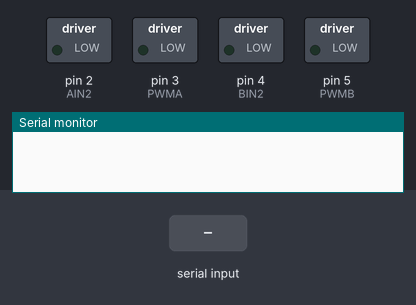
The sketch below on a simulated Arduino Uno, built with avr-gcc and run on an emulated ATmega328P. On the bench: switched loads named in the sketch (green lamp = pin HIGH), the last lines printed to the serial monitor. The test bench sets the inputs (shaded band).

Above: at 1.2 s.
1.3 s: "F" received over Serial
At 2.1 s:
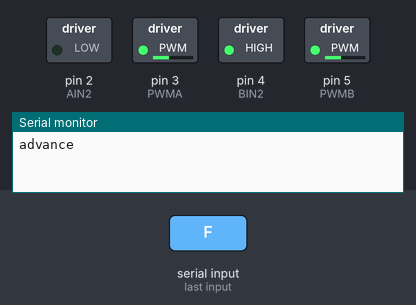
2.8 s: "B" received over Serial
At 3.3 s:
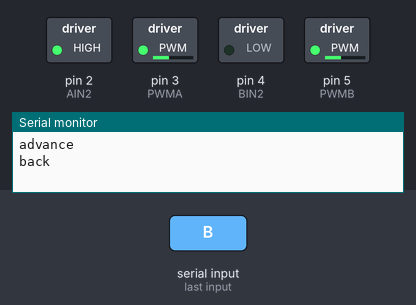
4.3 s: "L" received over Serial
At 5.5 s:
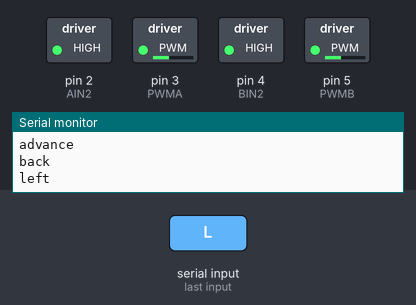
5.8 s: "R" received over Serial
At 6.8 s:
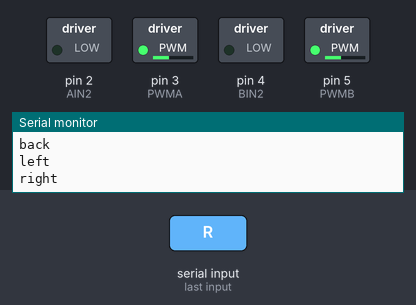
Timing chart, 0 to 8.3 s (numbered marks = the images above; inputs shaded):
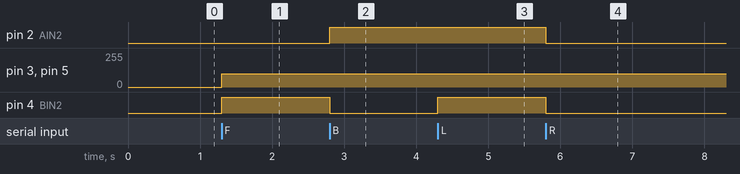

The sketch:

lesson_11.1_Bluetooth_Remote_Control.ino
```cpp
/*
 keyestudio 4DOF Mechanical Robot Arm Car
lesson 11.1
 Bluetooth Remote Control
 http://www.keyestudio.com
*/
int AIN2 = 2; //define the driving pins of motor
int PWMA = 3;
int BIN2 = 4; //when AIN2 is low and AIN1 is high，when BIN2 is high and BIN1 is low
int PWMB = 5;

void setup() {
  Serial.begin(9600);
  pinMode(AIN2, OUTPUT); //set ports of motor to output
  pinMode(PWMA, OUTPUT);
  pinMode(BIN2, OUTPUT);
  pinMode(PWMB, OUTPUT);
  stopp();  //stop
}
void loop() {
  if (Serial.available() > 0) { //receive Bluetooth signals
    switch (Serial.read()) {
      case 'F': advance();  Serial.println("advance");  break;  //receive ‘F’，go forward

      case 'B': back(); Serial.println("back"); break;    //receive ‘B’，go back

      case 'L': turnL(); Serial.println("left"); break;  //receive ‘L’，turn left

      case 'R': turnR(); Serial.println("right"); break; //receive ‘R’，turn right

      case 'S': stopp();  Serial.println("stop");  break;   //receive ‘S’, stop
    }
  }
}

void advance() {   //go forward
  digitalWrite(AIN2, LOW); //when AIN2 is low and AIN1 is high，motor MA turns clockwise
  analogWrite(PWMA, 100); //rotation speed of motor MA is 100
  digitalWrite(BIN2, HIGH); //when BIN2 is high and BIN1 is low，motor MB turns clockwise
  analogWrite(PWMB, 100); //rotation speed of motor MB is 100
}
void turnL() {  //turn left
  digitalWrite(AIN2, HIGH); //when AIN2 is high and AIN1 is low，motor MA turns anticlockwise
  analogWrite(PWMA, 100); //rotation speed of motor MA is 100
  digitalWrite(BIN2, HIGH); //When BIN2 is high and BIN1 is low，motor MB turns clockwise
  analogWrite(PWMB, 100); //rotation speed of motor MB is 100
}
void turnR() {  //turn right
  digitalWrite(AIN2, LOW); //when AIN2 is low and AIN1 is high，motor MA turns clockwise
  analogWrite(PWMA, 100); //rotation speed of motor MA is 100
  digitalWrite(BIN2, LOW); //when BIN2 is low and BIN1 is high，motor MB turns anticlockwise
  analogWrite(PWMB, 100); //rotation speed of motor MB is 100
}
void back() {   //go back
  digitalWrite(BIN2, LOW); //when BIN2 is low and BIN1 is high，motor MB turns anticlockwise
  analogWrite(PWMB, 100); //rotation speed of motor MB is 100
  digitalWrite(AIN2, HIGH); //when AIN2 is high and AIN1 is low, motor MA turns anticlockwise
  analogWrite(PWMA, 100); //rotation speed of motor MA is 100
}
void stopp() {  //stop
  analogWrite(PWMA, 0); //rotation speed of motor MA is 0
  analogWrite(PWMB, 0); //rotation speed of motor MB is 0
}
```

Measured:
- after the input at 1.3 s, pin 3 (PWMA), pin 5 (PWMB): 0/255 → 100/255 at once; pin 4 (BIN2): LOW → HIGH at once
- after the input at 2.8 s, pin 2 (AIN2): LOW → HIGH at once; pin 4 (BIN2): HIGH → LOW at once
- after the input at 4.3 s, pin 4 (BIN2): LOW → HIGH at once
- after the input at 5.8 s, pin 2 (AIN2), pin 4 (BIN2): HIGH → LOW at once
